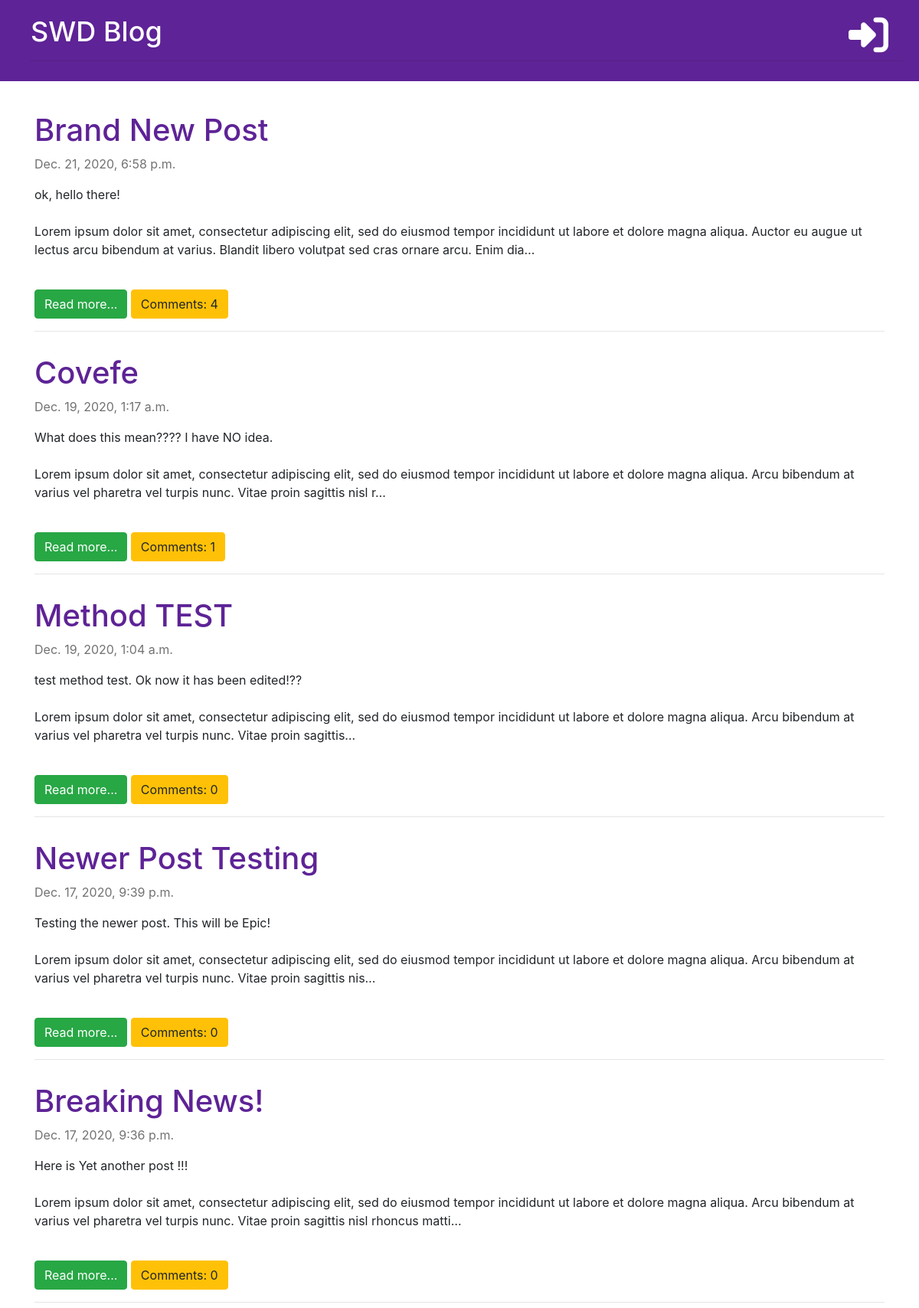
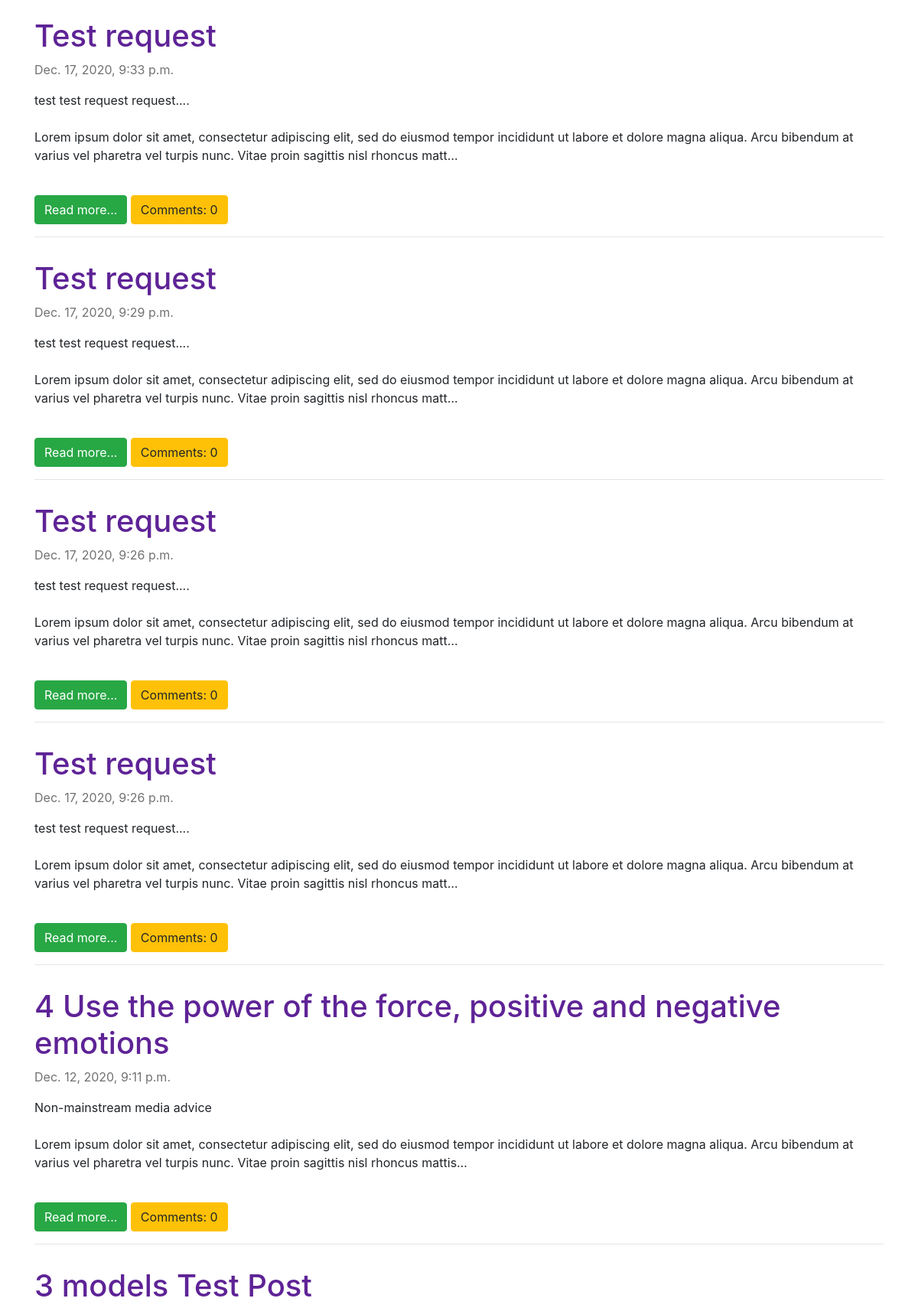
The page / (upper part) on the database its author committed (2 pictures, top to bottom).
### blog/models.py (models this page shows, shortened)
class Post(models.Model):
    author = models.ForeignKey('auth.User', on_delete=models.CASCADE)
    title = models.CharField(max_length=200)
    text = models.TextField()
    created_date = models.DateTimeField(default=timezone.now)
    published_date = models.DateTimeField(blank=True, null=True)
    def approved_comments(self):
        return self.comments.filter(approved=True)

### blog/views.py (the view)
# urls.py: path('', views.post_list, name='post_list'),
def post_list(request):
    posts = Post.objects.filter(
        published_date__lte=timezone.now()).order_by('-published_date')
    stuff_for_frontend = {'posts': posts}
    return render(request, 'blog/post_list.html', stuff_for_frontend)

### blog/templates/blog/post_list.html (shortened to what this page needs)
{% extends 'blog/base.html' %}
{% block content %}
    {% for post in posts %}
    <div class="post">
        <h1><a href="{% url 'post_detail' pk=post.pk %}">{{ post.title }}</a></h1>
        <p class="published-date">{{ post.published_date }}</p>
        <p>{{ post.text|truncatechars:250|linebreaksbr }}</p>
        <br>
        <a href="{% url 'post_detail' pk=post.pk %}"><div class="btn btn-success">Read more...</div></a>
        <a href="{% url 'post_detail' pk=post.pk %}"><div class="btn btn-warning">Comments: {{ post.approved_comments.count }}</div></a>
        <hr>
    </div>
    {% endfor %}
{% endblock %}

### blog/static/css/blog.css (style rules this page uses)
.published-date { color: #727272; font-weight: 400; }
.post { margin-bottom: 30px; }
.post h1 a { color: rgb(94, 35, 150); }

### rows shown on the page
Post: title "Brand New Post", published_date "Dec. 21, 2020, 6:58 p.m.", text "ok, hello there! Lorem ipsum dolor sit amet, consectetur adipiscing elit, sed do eiusmod tempor incididunt ut labore et dolore magna aliqua. Auctor eu augue ut lectus arcu bibendum at varius. Blandit libero volutpat sed cras ornare arcu. Enim dia…", approved_comments.count "4"
Post: title "Covefe", published_date "Dec. 19, 2020, 1:17 a.m.", text "What does this mean???? I have NO idea. Lorem ipsum dolor sit amet, consectetur adipiscing elit, sed do eiusmod tempor incididunt ut labore et dolore magna aliqua. Arcu bibendum at varius vel pharetra vel turpis nunc. Vitae proin sagittis nisl r…", approved_comments.count "1"
Post: title "Method TEST", published_date "Dec. 19, 2020, 1:04 a.m.", text "test method test. Ok now it has been edited!?? Lorem ipsum dolor sit amet, consectetur adipiscing elit, sed do eiusmod tempor incididunt ut labore et dolore magna aliqua. Arcu bibendum at varius vel pharetra vel turpis nunc. Vitae proin sagittis…", approved_comments.count "0"
Post: title "Newer Post Testing", published_date "Dec. 17, 2020, 9:39 p.m.", text "Testing the newer post. This will be Epic! Lorem ipsum dolor sit amet, consectetur adipiscing elit, sed do eiusmod tempor incididunt ut labore et dolore magna aliqua. Arcu bibendum at varius vel pharetra vel turpis nunc. Vitae proin sagittis nis…", approved_comments.count "0"
Post: title "Breaking News!", published_date "Dec. 17, 2020, 9:36 p.m.", text "Here is Yet another post !!! Lorem ipsum dolor sit amet, consectetur adipiscing elit, sed do eiusmod tempor incididunt ut labore et dolore magna aliqua. Arcu bibendum at varius vel pharetra vel turpis nunc. Vitae proin sagittis nisl rhoncus matti…", approved_comments.count "0"
Post: title "Test request", published_date "Dec. 17, 2020, 9:33 p.m.", text "test test request request.... Lorem ipsum dolor sit amet, consectetur adipiscing elit, sed do eiusmod tempor incididunt ut labore et dolore magna aliqua. Arcu bibendum at varius vel pharetra vel turpis nunc. Vitae proin sagittis nisl rhoncus matt…", approved_comments.count "0"
Post: title "Test request", published_date "Dec. 17, 2020, 9:29 p.m.", text "test test request request.... Lorem ipsum dolor sit amet, consectetur adipiscing elit, sed do eiusmod tempor incididunt ut labore et dolore magna aliqua. Arcu bibendum at varius vel pharetra vel turpis nunc. Vitae proin sagittis nisl rhoncus matt…", approved_comments.count "0"
Post: title "Test request", published_date "Dec. 17, 2020, 9:26 p.m.", text "test test request request.... Lorem ipsum dolor sit amet, consectetur adipiscing elit, sed do eiusmod tempor incididunt ut labore et dolore magna aliqua. Arcu bibendum at varius vel pharetra vel turpis nunc. Vitae proin sagittis nisl rhoncus matt…", approved_comments.count "0"
Post: title "Test request", published_date "Dec. 17, 2020, 9:26 p.m.", text "test test request request.... Lorem ipsum dolor sit amet, consectetur adipiscing elit, sed do eiusmod tempor incididunt ut labore et dolore magna aliqua. Arcu bibendum at varius vel pharetra vel turpis nunc. Vitae proin sagittis nisl rhoncus matt…", approved_comments.count "0"
Post: title "4 Use the power of the force, positive and negative emotions", published_date "Dec. 12, 2020, 9:11 p.m.", text "Non-mainstream media advice Lorem ipsum dolor sit amet, consectetur adipiscing elit, sed do eiusmod tempor incididunt ut labore et dolore magna aliqua. Arcu bibendum at varius vel pharetra vel turpis nunc. Vitae proin sagittis nisl rhoncus mattis…", approved_comments.count "0"
Post: title "3 models Test Post"
